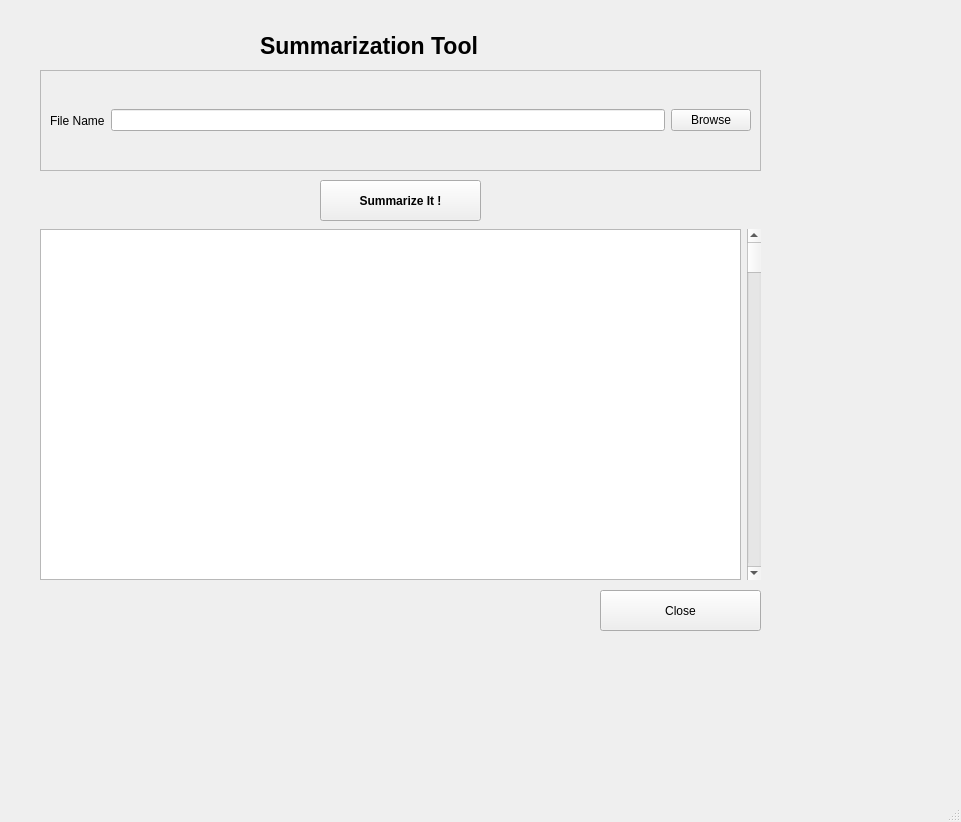
<?xml version="1.0" encoding="UTF-8"?>
<ui version="4.0">
 <class>MainWindow</class>
 <widget class="QMainWindow" name="MainWindow">
  <property name="geometry">
   <rect>
    <x>0</x>
    <y>0</y>
    <width>961</width>
    <height>822</height>
   </rect>
  </property>
  <property name="windowTitle">
   <string>MainWindow</string>
  </property>
  <widget class="QWidget" name="centralwidget">
   <widget class="QFrame" name="frame">
    <property name="geometry">
     <rect>
      <x>40</x>
      <y>70</y>
      <width>721</width>
      <height>101</height>
     </rect>
    </property>
    <property name="frameShape">
     <enum>QFrame::StyledPanel</enum>
    </property>
    <property name="frameShadow">
     <enum>QFrame::Raised</enum>
    </property>
    <layout class="QHBoxLayout" name="horizontalLayout">
     <item>
      <widget class="QLabel" name="label">
       <property name="font">
        <font>
         <family>Arial</family>
        </font>
       </property>
       <property name="text">
        <string>File Name</string>
       </property>
      </widget>
     </item>
     <item>
      <widget class="QLineEdit" name="lineEdit"/>
     </item>
     <item>
      <widget class="QPushButton" name="pushButton">
       <property name="font">
        <font>
         <family>Arial</family>
        </font>
       </property>
       <property name="text">
        <string>Browse</string>
       </property>
      </widget>
     </item>
    </layout>
   </widget>
   <widget class="QPushButton" name="pushButton_2">
    <property name="geometry">
     <rect>
      <x>320</x>
      <y>180</y>
      <width>161</width>
      <height>41</height>
     </rect>
    </property>
    <property name="font">
     <font>
      <family>Arial</family>
      <weight>75</weight>
      <bold>true</bold>
     </font>
    </property>
    <property name="text">
     <string>Summarize It !</string>
    </property>
   </widget>
   <widget class="QWidget" name="layoutWidget">
    <property name="geometry">
     <rect>
      <x>40</x>
      <y>229</y>
      <width>721</width>
      <height>351</height>
     </rect>
    </property>
    <layout class="QHBoxLayout" name="horizontalLayout_2">
     <item>
      <widget class="QTextBrowser" name="textBrowser"/>
     </item>
     <item>
      <widget class="QScrollBar" name="verticalScrollBar">
       <property name="orientation">
        <enum>Qt::Vertical</enum>
       </property>
      </widget>
     </item>
    </layout>
   </widget>
   <widget class="QPushButton" name="pushButton_3">
    <property name="geometry">
     <rect>
      <x>600</x>
      <y>590</y>
      <width>161</width>
      <height>41</height>
     </rect>
    </property>
    <property name="font">
     <font>
      <family>Arial</family>
     </font>
    </property>
    <property name="text">
     <string>Close</string>
    </property>
   </widget>
   <widget class="QLabel" name="label_2">
    <property name="geometry">
     <rect>
      <x>260</x>
      <y>30</y>
      <width>281</width>
      <height>31</height>
     </rect>
    </property>
    <property name="font">
     <font>
      <family>Arial</family>
      <pointsize>17</pointsize>
      <weight>75</weight>
      <bold>true</bold>
      <underline>false</underline>
     </font>
    </property>
    <property name="text">
     <string>Summarization Tool</string>
    </property>
   </widget>
  </widget>
  <widget class="QMenuBar" name="menubar">
   <property name="geometry">
    <rect>
     <x>0</x>
     <y>0</y>
     <width>961</width>
     <height>26</height>
    </rect>
   </property>
  </widget>
  <widget class="QStatusBar" name="statusbar"/>
 </widget>
 <resources/>
 <connections/>
</ui>
